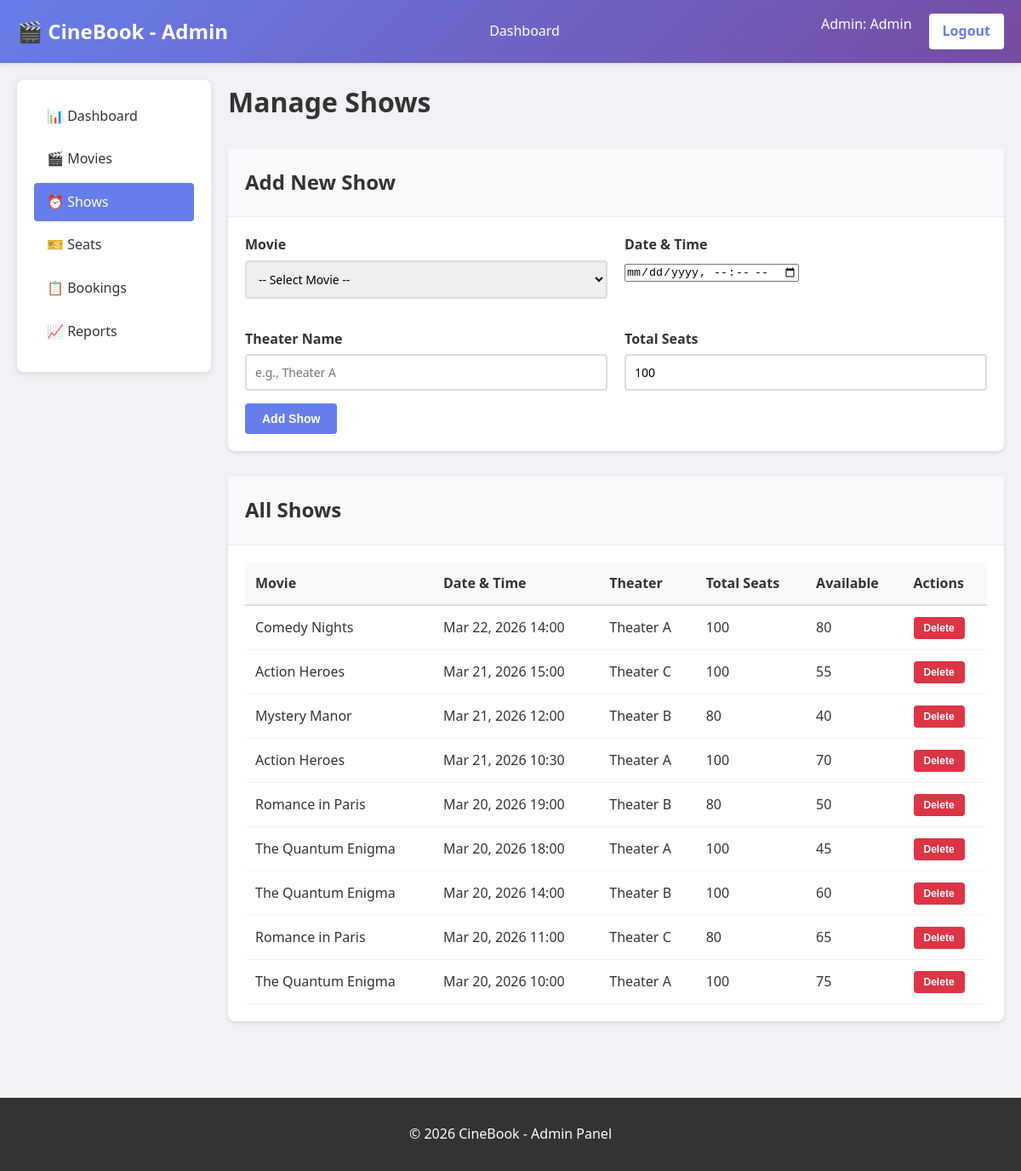
/admin/manage-shows.php (signed in), run on the app's committed database.
### tables this page shows
CREATE TABLE IF NOT EXISTS shows (
    show_id INT PRIMARY KEY AUTO_INCREMENT,
    movie_id INT NOT NULL,
    show_time DATETIME NOT NULL,
    theater_name VARCHAR(100),
    total_seats INT DEFAULT 100,
    available_seats INT DEFAULT 100,
    created_at TIMESTAMP DEFAULT CURRENT_TIMESTAMP,
    FOREIGN KEY (movie_id) REFERENCES movies(movie_id) ON DELETE CASCADE
);

CREATE TABLE IF NOT EXISTS movies (
    movie_id INT PRIMARY KEY AUTO_INCREMENT,
    title VARCHAR(255) NOT NULL,
    description TEXT,
    genre VARCHAR(100),
    duration INT,
    rating DECIMAL(3,1),
    poster_url VARCHAR(255),
    release_date DATE,
    status ENUM('active', 'inactive') DEFAULT 'active',
    created_at TIMESTAMP DEFAULT CURRENT_TIMESTAMP
);

### includes/functions.php (called while the page is built, shortened)
<?php
function format_datetime($datetime) {
    return date('M d, Y H:i', strtotime($datetime));
}
?>

### admin/manage-shows.php (the view, shortened to what this page needs)
<?php
require_once '../config/config.php';
require_once '../includes/functions.php';
$shows_query = "SELECT s.*, m.title FROM shows s JOIN movies m ON s.movie_id = m.movie_id ORDER BY s.show_time DESC";
$shows = $conn->query($shows_query)->fetch_all(MYSQLI_ASSOC);
?>
<!DOCTYPE html>
<html lang="en">
<head>
    <link rel="stylesheet" href="../css/style.css">
</head>
<body>
    <header>
        <nav>
            <div class="logo">🎬 CineBook - Admin</div>
            <ul class="nav-links">
                <li><a href="dashboard.php">Dashboard</a></li>
            </ul>
            <div class="auth-buttons">
                <span style="color: white; margin-right: 10px;">
                    Admin: <?php echo htmlspecialchars($_SESSION['first_name']); ?>
                </span>
                <a href="../pages/logout.php">Logout</a>
            </div>
        </nav>
    </header>
    <main class="container">
        <div class="admin-container">
            <div class="admin-sidebar">
                <ul class="admin-menu">
                    <li><a href="dashboard.php">📊 Dashboard</a></li>
                    <li><a href="manage-movies.php">🎬 Movies</a></li>
                    <li><a href="manage-shows.php" class="active">⏰ Shows</a></li>
                    <li><a href="manage-seats.php">🎫 Seats</a></li>
                    <li><a href="view-bookings.php">📋 Bookings</a></li>
                    <li><a href="reports.php">📈 Reports</a></li>
                </ul>
            </div>
            <div>
                <h1 style="color: #333; margin-bottom: 30px;">Manage Shows</h1>
                <div class="card" style="margin-bottom: 30px;">
                    <div class="card-header">
                        <h2>Add New Show</h2>
                    </div>
                    <form method="POST">
                        <div style="display: grid; grid-template-columns: 1fr 1fr; gap: 20px;">
                            <div class="form-group">
                                <label for="movie_id">Movie</label>
                                <select id="movie_id" name="movie_id" required>
                                    <option value="">-- Select Movie --</option>
                                </select>
                            </div>
                            <div class="form-group">
                                <label for="show_time">Date & Time</label>
                                <input type="datetime-local" id="show_time" name="show_time" required>
                            </div>
                            <div class="form-group">
                                <label for="theater_name">Theater Name</label>
                                <input type="text" id="theater_name" name="theater_name" placeholder="e.g., Theater A" required>
                            </div>
                            <div class="form-group">
                                <label for="total_seats">Total Seats</label>
                                <input type="number" id="total_seats" name="total_seats" value="100" required>
                            </div>
                        </div>
                        <button type="submit" class="btn btn-primary">Add Show</button>
                    </form>
                </div>
                <div class="card">
                    <div class="card-header">
                        <h2>All Shows</h2>
                    </div>
                    <?php if(!empty($shows)): ?>
                        <table class="table">
                            <thead>
                                <tr>
                                    <th>Movie</th>
                                    <th>Date & Time</th>
                                    <th>Theater</th>
                                    <th>Total Seats</th>
                                    <th>Available</th>
                                    <th>Actions</th>
                                </tr>
                            </thead>
                            <tbody>
                                <?php foreach($shows as $show): ?>
                                    <tr>
                                        <td><?php echo htmlspecialchars($show['title']); ?></td>
                                        <td><?php echo format_datetime($show['show_time']); ?></td>
                                        <td><?php echo htmlspecialchars($show['theater_name']); ?></td>
                                        <td><?php echo $show['total_seats']; ?></td>
                                        <td><?php echo $show['available_seats']; ?></td>
                                        <td>
                                            <form method="POST" style="display:inline;" onsubmit="return confirm('Are you sure?');">
                                                <button type="submit" class="btn btn-small btn-danger">Delete</button>
                                            </form>
                                        </td>
                                    </tr>
                                <?php endforeach; ?>
                            </tbody>
                        </table>
                    <?php else: ?>
                        <p style="padding: 20px; text-align: center; color: #999;">No shows found</p>
                    <?php endif; ?>
                </div>
            </div>
        </div>
    </main>
    <footer>
        <p>&copy; 2026 CineBook - Admin Panel</p>
    </footer>
</body>
</html>

### css/style.css (style rules this page uses)
* { margin: 0; padding: 0; box-sizing: border-box; }
body { font-family: 'Segoe UI', Tahoma, Geneva, Verdana, sans-serif; background-color: #f0f2f5; color: #333; line-height: 1.6; }
header { background: linear-gradient(135deg, #667eea 0%, #764ba2 100%); color: white; padding: 1rem 0; box-shadow: 0 2px 5px rgba(0,0,0,0.1); }
nav { max-width: 1200px; margin: 0 auto; padding: 0 20px; display: flex; justify-content: space-between; align-items: center; }
.logo { font-size: 24px; font-weight: bold; }
.nav-links { display: flex; gap: 20px; list-style: none; }
.nav-links a { color: white; text-decoration: none; padding: 8px 12px; border-radius: 4px; transition: background-color 0.3s; }
.auth-buttons { display: flex; gap: 10px; }
.auth-buttons a, .auth-buttons button { background-color: white; color: #667eea; border: none; padding: 8px 16px; border-radius: 4px; cursor: pointer; text-decoration: none; font-weight: 600; transition: all 0.3s; }
.container { max-width: 1200px; margin: 0 auto; padding: 20px; }
.form-group { margin-bottom: 15px; }
label { display: block; margin-bottom: 5px; font-weight: 600; }
input[type="text"], input[type="email"], input[type="password"], input[type="tel"], input[type="number"], input[type="date"], select, textarea { width: 100%; padding: 10px; border: 2px solid #ddd; border-radius: 4px; font-size: 14px; font-family: inherit; transition: border-color 0.3s; }
.btn { padding: 10px 20px; border: none; border-radius: 4px; cursor: pointer; font-size: 14px; font-weight: 600; transition: all 0.3s; text-decoration: none; display: inline-block; text-align: center; }
.btn-primary { background-color: #667eea; color: white; }
.btn-danger { background-color: #dc3545; color: white; }
.btn-small { padding: 6px 12px; font-size: 12px; }
.card { background: white; border-radius: 8px; box-shadow: 0 2px 4px rgba(0,0,0,0.1); padding: 20px; margin-bottom: 20px; }
.card-header { border-bottom: 2px solid #f0f2f5; margin: -20px -20px 20px -20px; padding: 20px; background-color: #f8f9fa; }
.card-header h2 { margin: 0; color: #333; }
.table { width: 100%; border-collapse: collapse; background: white; }
.table thead { background-color: #f8f9fa; }
.table th { padding: 12px; text-align: left; font-weight: 600; border-bottom: 2px solid #ddd; color: #333; }
.table td { padding: 12px; border-bottom: 1px solid #f0f2f5; }
footer { background-color: #333; color: white; padding: 30px 20px; margin-top: 50px; text-align: center; }
.admin-container { display: grid; grid-template-columns: 1fr 4fr; gap: 20px; }
.admin-sidebar { background: white; border-radius: 8px; padding: 20px; height: fit-content; box-shadow: 0 2px 8px rgba(0,0,0,0.1); }
.admin-menu { list-style: none; }
.admin-menu li { margin-bottom: 5px; }
.admin-menu a { display: block; padding: 10px 15px; border-radius: 4px; text-decoration: none; color: #333; transition: all 0.3s; }
.admin-menu a:hover, .admin-menu a.active { background-color: #667eea; color: white; }

### data on the page
shows: movie.title "Comedy Nights", show_time "Mar 22, 2026 14:00", theater_name "Theater A", total_seats "100", available_seats "80"
shows: movie.title "Action Heroes", show_time "Mar 21, 2026 15:00", theater_name "Theater C", total_seats "100", available_seats "55"
shows: movie.title "Mystery Manor", show_time "Mar 21, 2026 12:00", theater_name "Theater B", total_seats "80", available_seats "40"
shows: movie.title "Action Heroes", show_time "Mar 21, 2026 10:30", theater_name "Theater A", total_seats "100", available_seats "70"
shows: movie.title "Romance in Paris", show_time "Mar 20, 2026 19:00", theater_name "Theater B", total_seats "80", available_seats "50"
shows: movie.title "The Quantum Enigma", show_time "Mar 20, 2026 18:00", theater_name "Theater A", total_seats "100", available_seats "45"
shows: movie.title "The Quantum Enigma", show_time "Mar 20, 2026 14:00", theater_name "Theater B", total_seats "100", available_seats "60"
shows: movie.title "Romance in Paris", show_time "Mar 20, 2026 11:00", theater_name "Theater C", total_seats "80", available_seats "65"
shows: movie.title "The Quantum Enigma", show_time "Mar 20, 2026 10:00", theater_name "Theater A", total_seats "100", available_seats "75"

### other printed values
$_SESSION['first_name'] "Admin"
